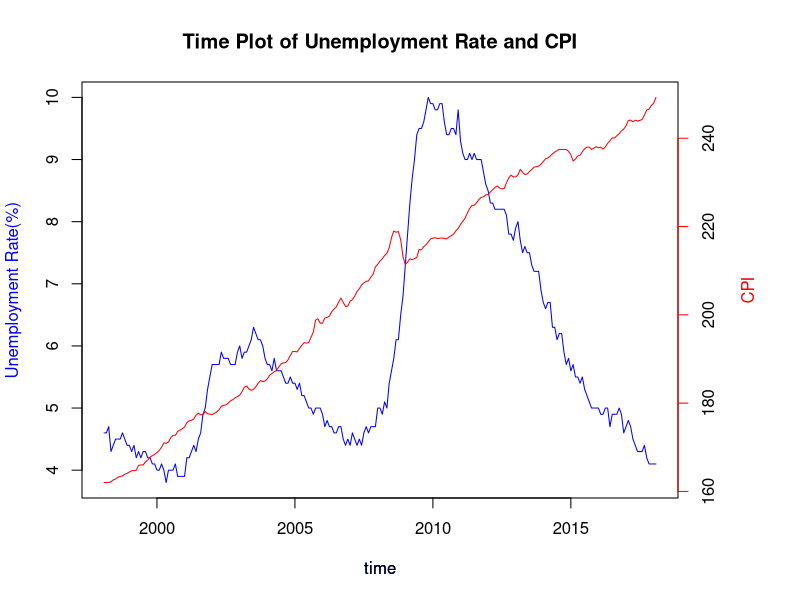
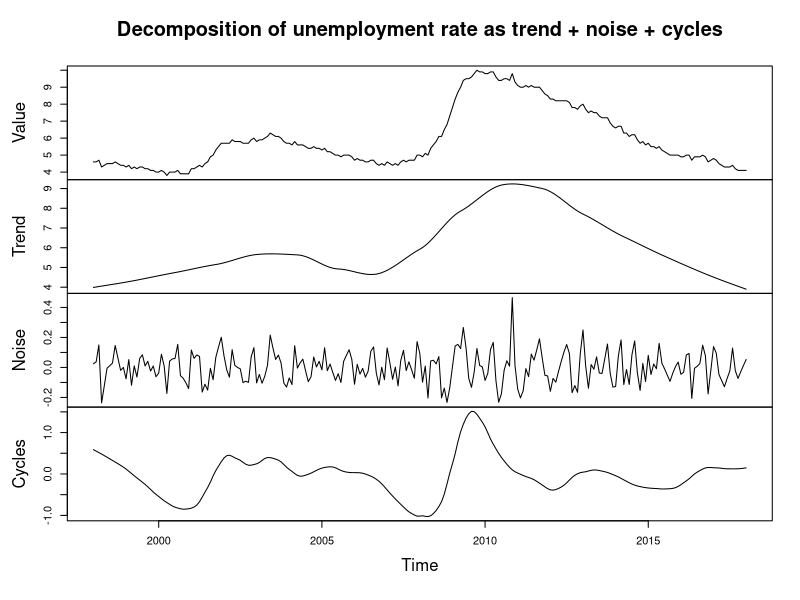
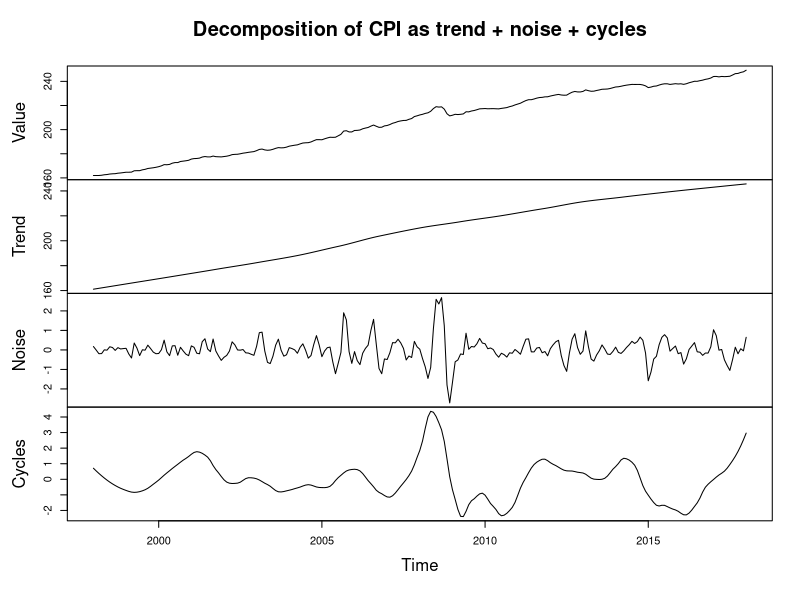
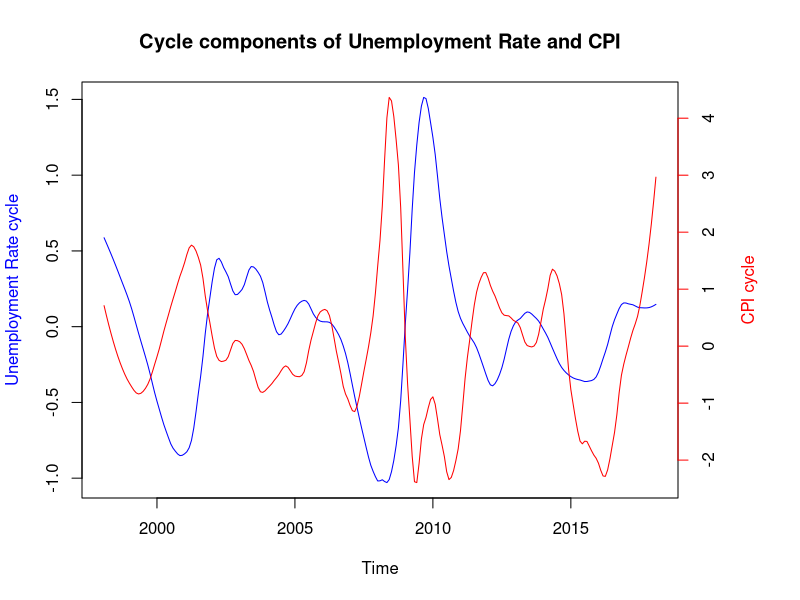
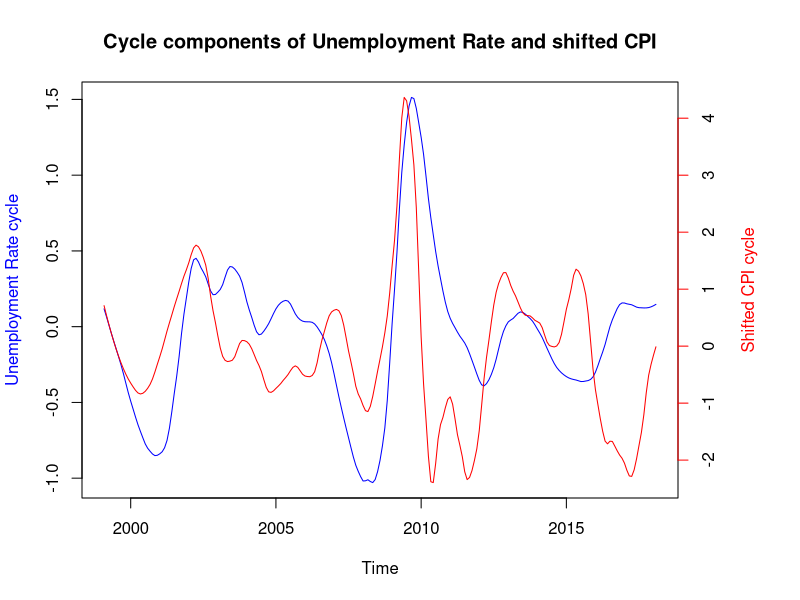
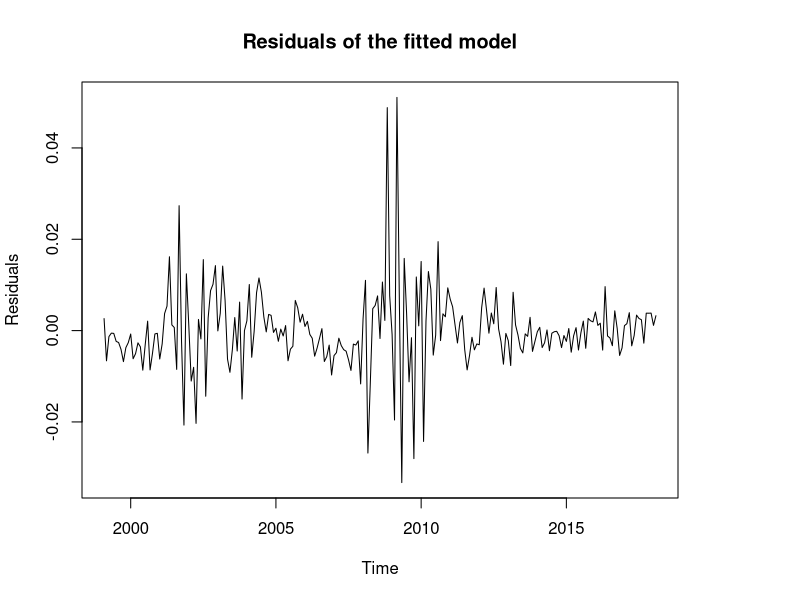
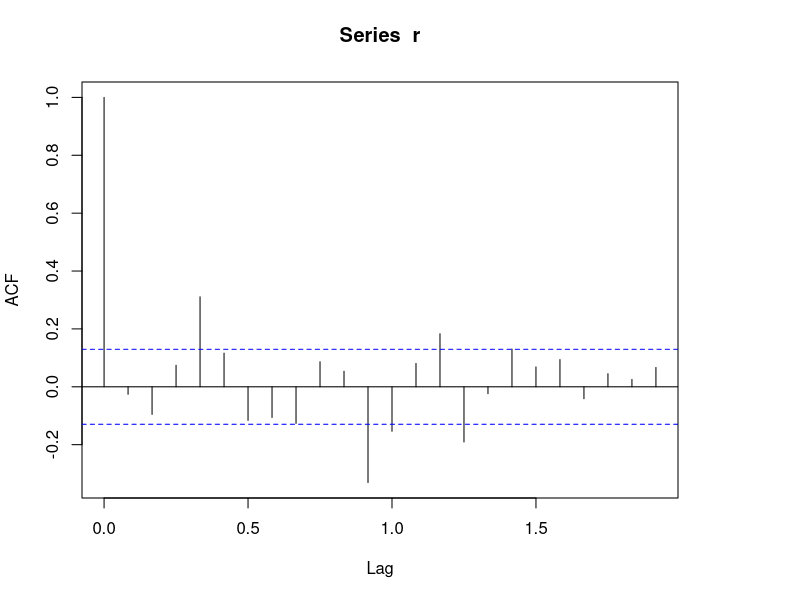
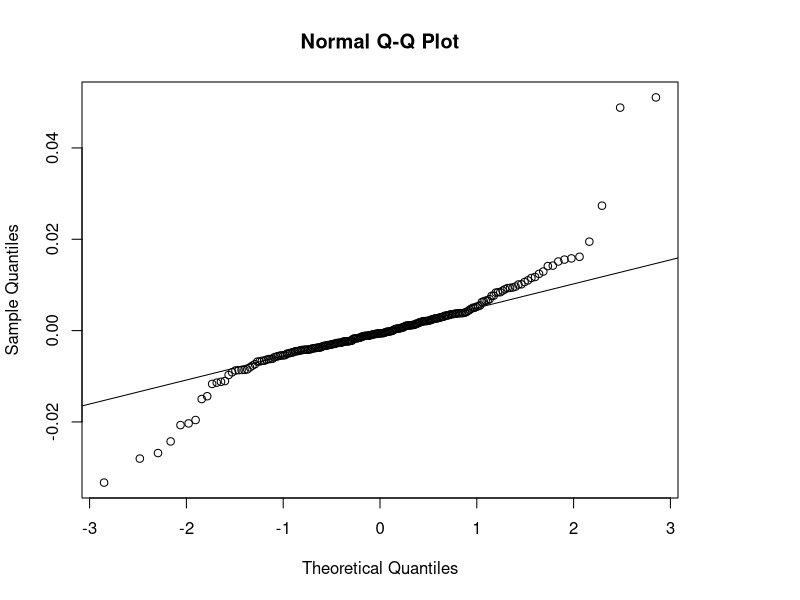

These figures' R source, in order:
## ---- chunk 1
data=read.csv("data.csv",header = TRUE)
data$DATE<-as.Date(data$DATE,format="%m/%d/%Y")
data$year<-as.numeric(format(data$DATE,format="%Y"))
data$month<-as.numeric(format(data$DATE,format="%m"))
head(data)
## ---- chunk 2
unrate<-data$UNRATE
cpi<-data$CPIAUCSL
time<-data$year+data$month/12
par(mar=c(5, 4, 4, 6) + 0.1)
plot(time,unrate,col="blue",ylab = "Unemployment Rate(%)", col.lab="blue", type="l",main = "Time Plot of Unemployment Rate and CPI")
par(new=T)
plot(time,cpi,col="red",ylab = "",axes="F",type="l")
axis(side = 4,col = "red")
mtext("CPI",col = "red",side = 4,line=3)
## ---- chunk 3
unrate_low<-ts(loess(unrate~time,span=0.5)$fitted,start = 1998,frequency = 12)
unrate_high<-ts(unrate-loess(unrate~time,span = 0.1)$fitted,start = 1998,frequency = 12)
unrate_cycles<-unrate-unrate_high-unrate_low
u1<-ts.union(unrate,unrate_low,unrate_high,unrate_cycles)
colnames(u1)=c("Value","Trend","Noise","Cycles")
plot(u1,main = "Decomposition of unemployment rate as trend + noise + cycles")
## ---- chunk 4
cpi_low<-ts(loess(cpi~time,span = 0.5)$fitted,start = 1998,frequency = 12)
cpi_high<-ts(cpi-loess(cpi~time,span = 0.1)$fitted,start = 1998,frequency = 12)
cpi_cycles<-ts(cpi-cpi_low-cpi_high,start = 1998,frequency = 12)
cpi1<-ts.union(cpi,cpi_low,cpi_high,cpi_cycles)
colnames(cpi1)<-c("Value","Trend","Noise","Cycles")
plot(cpi1,main = "Decomposition of CPI as trend + noise + cycles")

## ---- chunk 5
par(mar=c(5,4,4,6)+0.1)
plot(time,unrate_cycles, col="blue",main = "Cycle components of Unemployment Rate and CPI", ylab = "Unemployment Rate cycle", col.lab="blue", xlab="",type = "l")
par(new=T)
plot(time,cpi_cycles,col="red",main = "",xlab="Time",ylab = "",axes = F,type = "l")
axis(side = 4,col = "red")
mtext("CPI cycle",col = "red",side = 4,line=3)
## ---- chunk 6
rate=ts.intersect(unrate_cycles,cpiL12=lag(cpi_cycles,-12),dframe = T)
par(mar=c(5,4,4,6)+0.1)
plot(time[-(1:12)],rate$unrate_cycles,type = "l",main = "Cycle components of Unemployment Rate and shifted CPI",col="blue",col.lab="blue",ylab = "Unemployment Rate cycle",xlab = "")
par(new=T)
plot(time[-(1:12)],rate$cpiL12,type = "l",ylab = "",xlab = "Time",axes = F,col="red")
axis(side = 4,col = "red")
mtext("Shifted CPI cycle",col = "red",side = 4,line=3)
## ---- chunk 7
aic_table<-function(data,P,Q,xreg=NULL){
  table<-matrix(NA,(P+1),(Q+1))
  for (p in 0:P){
    for (q in 0:Q){
      table[p+1,q+1]<-arima(data,order = c(p,0,q),xreg = xreg)$aic
    }
  }
  dimnames(table)<-list(paste("<b>AR",0:P,"</b>",sep = ""),paste("MA",0:Q,sep = ""))
  table
}
rate_aic_table<-aic_table(rate$unrate_cycles,3,3,xreg = rate$cpiL12)
require(knitr)
kable(rate_aic_table,digits = 2)
## ---- chunk 8
mod<-arima(rate$unrate_cycles,xreg = rate$cpiL12,order = c(2,0,2))
mod
## ---- chunk 9
log_lik_ratio=as.numeric(logLik(arima(rate$unrate_cycles,xreg = rate$cpiL12,order = c(2,0,2))))
pval=1-pchisq(2*log_lik_ratio,df=1)
pval
## ---- chunk 10
r<-mod$residuals
plot(time[-(1:12)],r,xlab = "Time",ylab = "Residuals",main = "Residuals of the fitted model",type = "l")
## ---- chunk 11
require(lmtest)
m1<-lm(rate$unrate_cycles~rate$cpiL12)
bptest(m1)$p.value
## ---- chunk 12
acf(r)
## ---- chunk 13
qqnorm(r)
qqline(r)
